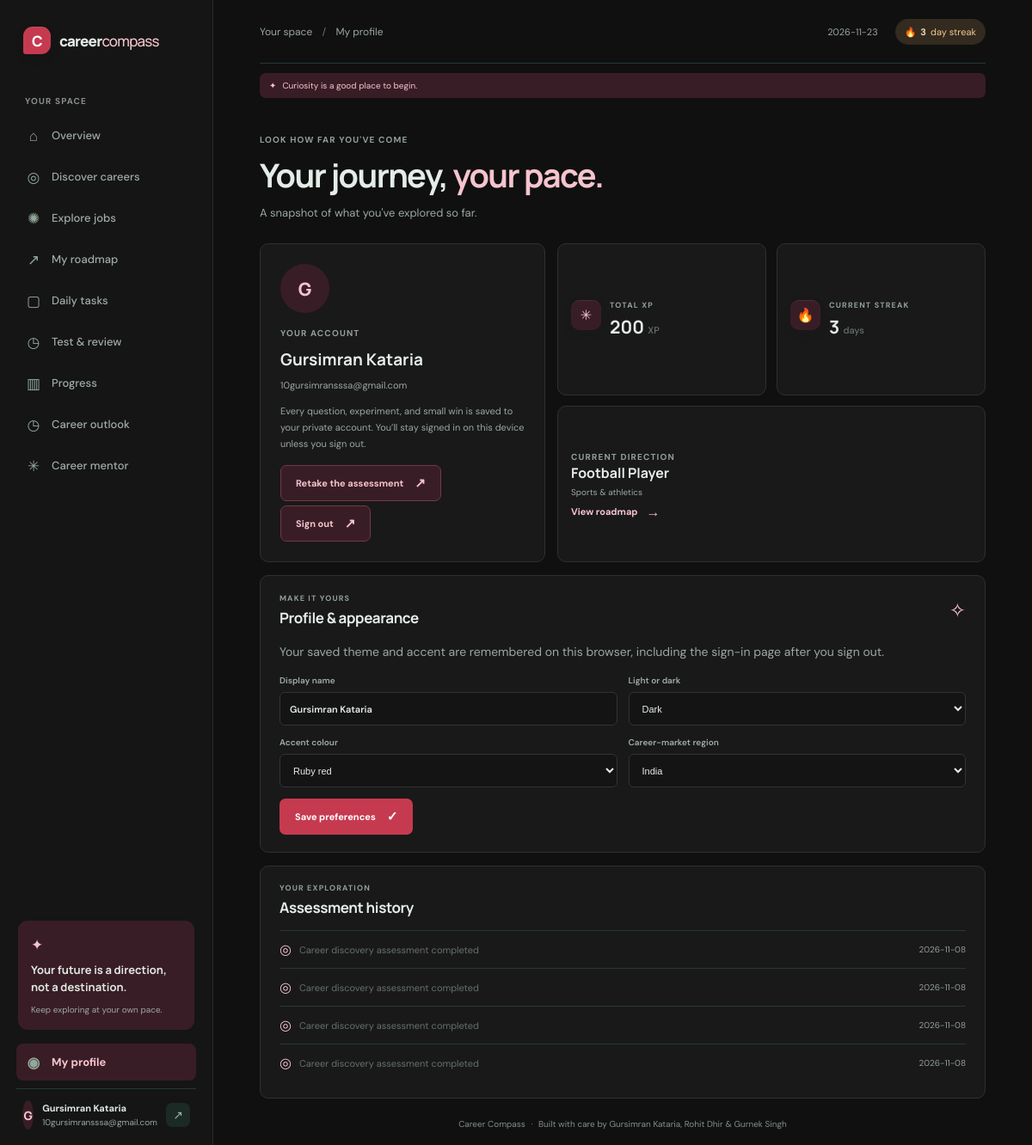
Screenshot of /profile (signed in) with the database file from the repository.
### tables this page shows
CREATE TABLE users (
            id INTEGER PRIMARY KEY AUTOINCREMENT,
            display_name TEXT NOT NULL,
            email TEXT NOT NULL UNIQUE COLLATE NOCASE,
            password_hash TEXT NOT NULL,
            theme TEXT NOT NULL DEFAULT 'dark' CHECK (theme IN ('dark', 'light')),
            created_at TEXT NOT NULL
        , accent_color TEXT NOT NULL DEFAULT 'green', market_country TEXT NOT NULL DEFAULT 'IN');

CREATE TABLE user_progress (
            user_id INTEGER PRIMARY KEY REFERENCES users(id) ON DELETE CASCADE,
            xp INTEGER NOT NULL DEFAULT 0,
            streak INTEGER NOT NULL DEFAULT 0,
            last_active TEXT,
            selected_career TEXT
        );

CREATE TABLE assessments (
            id INTEGER PRIMARY KEY AUTOINCREMENT,
            user_id INTEGER NOT NULL REFERENCES users(id) ON DELETE CASCADE,
            scores TEXT NOT NULL,
            created_at TEXT NOT NULL
        , answered_count INTEGER NOT NULL DEFAULT 0);

### app.py (the view)
@app.get("/profile")
@login_required
def profile():
    user_id = session["user_id"]
    progress = current_progress() or {}
    career = career_by_id(selected_career_id(progress))
    assessment_history = get_db().execute(
        "SELECT created_at FROM assessments WHERE user_id = ? ORDER BY id DESC LIMIT 5",
        (user_id,),
    ).fetchall()
    return render_template(
        "profile.html",
        progress=progress,
        career=career,
        assessment_history=assessment_history,
        user=current_user(),
        palettes=PALETTES,
        countries=COUNTRIES,
    )

### app.py (called while the page is built)
def get_db():
    if "db" not in g:
        if CLOUDFLARE_WORKER:
            from cloudflare_d1 import D1Database
            environment = request.environ.get("workers.env")
            if environment is None:
                raise RuntimeError("The Cloudflare Worker environment is unavailable.")
            g.db = D1Database(environment.DB)
        else:
            g.db = sqlite3.connect(DATABASE)
            g.db.row_factory = sqlite3.Row
            g.db.execute("PRAGMA foreign_keys = ON")
    return g.db

def login_required(view):
    @wraps(view)
    def wrapped(*args, **kwargs):
        if not session.get("user_id"):
            flash("Sign in to save and view your career progress.", "info")
            return redirect(url_for("login"))
        user = get_db().execute(
            "SELECT id FROM users WHERE id = ?", (session["user_id"],)
        ).fetchone()
        if user is None:
            session.clear()
            return redirect(url_for("login"))
        return view(*args, **kwargs)
    return wrapped

def current_user():
    user_id = session.get("user_id")
    if not user_id:
        return None
    return get_db().execute("SELECT * FROM users WHERE id = ?", (user_id,)).fetchone()

def current_progress():
    user_id = session.get("user_id")
    if not user_id:
        return None
    return get_db().execute(
        "SELECT * FROM user_progress WHERE user_id = ?", (user_id,)
    ).fetchone()

def selected_career_id(progress):
    if progress is None:
        return None
    try:
        return progress["selected_career"]
    except (TypeError, KeyError):
        return None

def csrf_token():
    if "csrf_token" not in session:
        session["csrf_token"] = secrets.token_urlsafe(32)
    return session["csrf_token"]

def career_by_id(career_id):
    if isinstance(career_id, dict):
        career_id = career_id.get("id")
    if not career_id:
        return None
    return next((career for career in CAREERS if career["id"] == career_id), None)

### templates/profile.html (shortened to what this page needs)
{% extends "base.html" %}
{% block breadcrumb %}My profile{% endblock %}
{% block content %}
<section class="page-intro"><p class="eyebrow">LOOK HOW FAR YOU'VE COME</p><h1>Your journey, <span>your pace.</span></h1><p class="muted">A snapshot of what you've explored so far.</p></section>
<section class="profile-grid"><article class="panel profile-card"><div class="profile-avatar">{{ user.display_name[:1]|upper }}</div><p class="eyebrow">YOUR ACCOUNT</p><h2>{{ user.display_name }}</h2><p class="muted">{{ user.email }}</p><p class="muted">Every question, experiment, and small win is saved to your private account. You’ll stay signed in on this device unless you sign out.</p><a class="button button-outline" href="{{ url_for('assessment') }}">Retake the assessment <span>↗</span></a><form class="profile-logout" method="post" action="{{ url_for('logout') }}"><input type="hidden" name="csrf_token" value="{{ csrf_token() }}"><button class="button button-outline" type="submit">Sign out <span>↗</span></button></form></article><div class="profile-stats"><article class="panel profile-stat"><span class="stat-icon mint">✳</span><span class="stat-label">TOTAL XP</span><strong>{{ progress.xp }} <small>XP</small></strong></article><article class="panel profile-stat"><span class="stat-icon peach">🔥</span><span class="stat-label">CURRENT STREAK</span><strong>{{ progress.streak }} <small>days</small></strong></article><article class="panel profile-stat wide-stat"><span class="eyebrow">CURRENT DIRECTION</span>{% if career %}<h2>{{ career.title }}</h2><p class="muted">{{ career.category }}</p><a class="text-link" href="{{ url_for('roadmap') }}">View roadmap <span>→</span></a>{% else %}<p class="muted">Take the assessment to find a direction to explore.</p><a class="text-link" href="{{ url_for('assessment') }}">Discover careers <span>→</span></a>{% endif %}</article></div></section>
<section class="panel preferences-panel">
  <div class="panel-heading"><div><p class="eyebrow">MAKE IT YOURS</p><h2>Profile & appearance</h2></div><span class="heading-mark">✧</span></div>
  <p class="muted preferences-browser-note">Your saved theme and accent are remembered on this browser, including the sign-in page after you sign out.</p>
  <form class="preferences-form preferences-form-grid" method="post" action="{{ url_for('update_preferences') }}">
    <label><span>Display name</span><input name="name" value="{{ user.display_name }}" minlength="2" maxlength="60" required></label>
    <label><span>Light or dark</span><select name="theme"><option value="dark" {% if user.theme == 'dark' %}selected{% endif %}>Dark</option></select></label>
    <label><span>Accent colour</span><select name="accent_color">{% for key, palette in palettes.items() %}<option value="{{ key }}" {% if user.accent_color == key %}selected{% endif %}>{{ palette.label }}</option>{% endfor %}</select></label>
    <label><span>Career-market region</span><select name="market_country">{% for code, country in countries.items() %}<option value="{{ code }}" {% if user.market_country == code %}selected{% endif %}>{{ country }}</option>{% endfor %}</select></label>
    <button class="button button-dark preferences-save" type="submit">Save preferences <span>✓</span></button>
  </form>
</section>
<section class="panel history-panel"><div class="panel-heading"><div><p class="eyebrow">YOUR EXPLORATION</p><h2>Assessment history</h2></div></div>{% if assessment_history %}<ul class="history-list">{% for item in assessment_history %}<li><span class="history-dot">◎</span>Career discovery assessment completed <time>{{ item.created_at[:10] }}</time></li>{% endfor %}</ul>{% else %}<p class="muted">Your assessment history will show up here once you get started.</p>{% endif %}</section>
{% endblock %}

### templates/base.html (shortened to what this page needs)
<!doctype html>
<html lang="en">
<head>
  {% set user = current_user() %}
  {% set ui_theme = user.theme if user else browser_theme %}
  {% set ui_accent = user.accent_color if user and user.accent_color in accent_palettes else browser_accent_color %}
  {% set palette = accent_palettes[ui_accent] %}
  <link rel="stylesheet" href="{{ url_for('static', filename='style.css') }}">
</head>
<body class="theme-{{ ui_theme }} accent-{{ ui_accent }}" data-accent="{{ ui_accent }}" style="--accent: {{ palette.accent }}; --accent-deep: {{ palette.deep }}; --accent-soft: {{ palette.soft }}; --accent-glow: {{ palette.glow }}; --accent-on: {{ palette.on_accent }}; --accent-on-dark: {{ palette.on_accent_dark }};">
  <div class="app-shell">
    {% if user %}
    <aside class="sidebar">
      <a class="brand" href="{{ url_for('home') }}"><span class="brand-mark">C</span><span>career<span class="brand-light">compass</span></span></a>
      <p class="nav-label">YOUR SPACE</p>
      <nav class="main-nav" aria-label="Main navigation">
        <a class="nav-link {% if request.endpoint == 'home' %}active{% endif %}" href="{{ url_for('home') }}"><span class="nav-icon">⌂</span>Overview</a>
        <a class="nav-link {% if request.endpoint in ['assessment', 'results'] %}active{% endif %}" href="{{ url_for('assessment') }}"><span class="nav-icon">◎</span>Discover careers</a>
        <a class="nav-link {% if request.endpoint == 'careers' %}active{% endif %}" href="{{ url_for('careers') }}"><span class="nav-icon">✺</span>Explore jobs</a>
        <a class="nav-link {% if request.endpoint == 'roadmap' %}active{% endif %}" href="{{ url_for('roadmap') }}"><span class="nav-icon">↗</span>My roadmap</a>
        <a class="nav-link {% if request.endpoint == 'tasks' %}active{% endif %}" href="{{ url_for('tasks') }}"><span class="nav-icon">▢</span>Daily tasks</a>
        <a class="nav-link " href="{{ url_for('learning_tests') }}"><span class="nav-icon">◷</span>Test & review</a>
        <a class="nav-link {% if request.endpoint == 'progress_page' %}active{% endif %}" href="{{ url_for('progress_page') }}"><span class="nav-icon">▥</span>Progress</a>
        <a class="nav-link {% if request.endpoint == 'career_insights' %}active{% endif %}" href="{{ url_for('career_insights') }}"><span class="nav-icon">◷</span>Career outlook</a>
        <a class="nav-link {% if request.endpoint == 'mentor' %}active{% endif %}" href="{{ url_for('mentor') }}"><span class="nav-icon">✳</span>Career mentor</a>
      </nav>
      <div class="sidebar-bottom">
        <div class="sidebar-note"><span class="note-spark">✦</span><p>Your future is a direction, not a destination.</p><span class="note-caption">Keep exploring at your own pace.</span></div>
        <a class="nav-link {% if request.endpoint == 'profile' %}active{% endif %}" href="{{ url_for('profile') }}"><span class="nav-icon">◉</span>My profile</a>
        <div class="user-chip"><span class="avatar">{{ user.display_name[:1]|upper }}</span><span><strong>{{ user.display_name }}</strong><small>{{ user.email }}</small></span><form method="post" action="{{ url_for('logout') }}"><input type="hidden" name="csrf_token" value="{{ csrf_token() }}"><button class="signout-button" type="submit" aria-label="Sign out">↗</button></form></div>
      </div>
    </aside>
    {% endif %}
    <main class="main-content {% if not user %}auth-main{% endif %}">
      {% if user %}
      <header class="topbar"><span class="breadcrumb">Your space <span>/</span> {% block breadcrumb %}Overview{% endblock %}</span><div class="topbar-right"><span class="topbar-date">{{ today }}</span><a class="streak-pill" href="{{ url_for('profile') }}">🔥 <strong>{{ current_progress().streak }}</strong> day streak</a></div></header>
      <p class="motivation-quote"><span>✦</span> {{ motivation_quote }}</p>
      {% else %}
      <header class="auth-topbar"><a class="brand" href="{{ url_for('login') }}"><span class="brand-mark">C</span><span>career<span class="brand-light">compass</span></span></a><span>Find a direction that feels like yours.</span></header>
      {% endif %}
      {% block content %}{% endblock %}
      {% if user %}<footer class="footer">Career Compass <span>·</span> Built with care by Gursimran Kataria, Rohit Dhir &amp; Gurnek Singh</footer>{% else %}<footer class="footer">Career Compass <span>·</span> A project by Gursimran Kataria, Rohit Dhir &amp; Gurnek Singh</footer>{% endif %}
    </main>
  </div>
</body>
</html>

### rows the page displays
users: display_name "G", display_name "Gursimran Kataria", email "10gursimransssa@gmail.com", name "Gursimran Kataria", theme "Dark", accent_color "Ruby red", market_country "India"
user_progress: streak "3", xp "200"
assessments: created_at "2026-11-08"
assessments: created_at "2026-11-08"
assessments: created_at "2026-11-08"
assessments: created_at "2026-11-08"

### other values shown
{{ motivation_quote }} "Curiosity is a good place to begin."
{{ career.title }} "Football Player"
{{ career.category }} "Sports & athletics"
